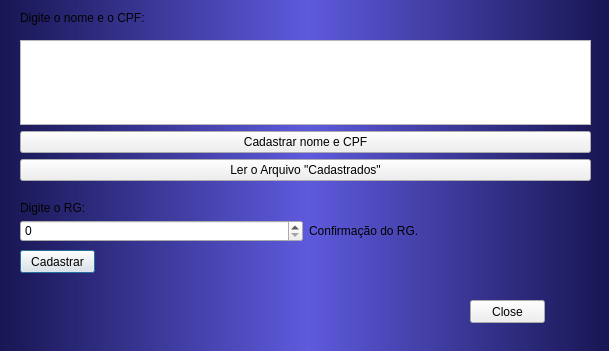
<?xml version="1.0" encoding="UTF-8"?>
<ui version="4.0">
 <class>Cadastro</class>
 <widget class="QDialog" name="Cadastro">
  <property name="geometry">
   <rect>
    <x>0</x>
    <y>0</y>
    <width>609</width>
    <height>351</height>
   </rect>
  </property>
  <property name="windowTitle">
   <string>Dialog</string>
  </property>
  <property name="styleSheet">
   <string notr="true">#Cadastro{background-color:qlineargradient(spread:pad, x1:0, y1:0, x2:1, y2:0, stop:0 rgba(24, 22, 83, 255), stop:0.505682 rgba(94, 90, 221, 255), stop:1 rgba(24, 22, 83, 255))}

QLabel{color:&quot;white&quot;;}

QMessageBox QLabel {
    color:&quot;black&quot;;
}</string>
  </property>
  <widget class="QLabel" name="label">
   <property name="geometry">
    <rect>
     <x>20</x>
     <y>10</y>
     <width>291</width>
     <height>16</height>
    </rect>
   </property>
   <property name="text">
    <string>Digite o nome e o CPF:</string>
   </property>
  </widget>
  <widget class="QLabel" name="label_2">
   <property name="geometry">
    <rect>
     <x>20</x>
     <y>200</y>
     <width>91</width>
     <height>16</height>
    </rect>
   </property>
   <property name="text">
    <string>Digite o RG:</string>
   </property>
  </widget>
  <widget class="QPushButton" name="FilaCirc">
   <property name="geometry">
    <rect>
     <x>20</x>
     <y>250</y>
     <width>75</width>
     <height>23</height>
    </rect>
   </property>
   <property name="text">
    <string>Cadastrar</string>
   </property>
  </widget>
  <widget class="QPushButton" name="SairCadastro">
   <property name="geometry">
    <rect>
     <x>470</x>
     <y>300</y>
     <width>75</width>
     <height>23</height>
    </rect>
   </property>
   <property name="text">
    <string>Close</string>
   </property>
  </widget>
  <widget class="QWidget" name="">
   <property name="geometry">
    <rect>
     <x>20</x>
     <y>40</y>
     <width>571</width>
     <height>141</height>
    </rect>
   </property>
   <layout class="QVBoxLayout" name="verticalLayout">
    <item>
     <widget class="QPlainTextEdit" name="plainTextEdit"/>
    </item>
    <item>
     <widget class="QPushButton" name="pushButton_2">
      <property name="text">
       <string>Cadastrar nome e CPF</string>
      </property>
     </widget>
    </item>
    <item>
     <widget class="QPushButton" name="pushButton_3">
      <property name="text">
       <string>Ler o Arquivo &quot;Cadastrados&quot;</string>
      </property>
     </widget>
    </item>
   </layout>
  </widget>
  <widget class="QWidget" name="">
   <property name="geometry">
    <rect>
     <x>20</x>
     <y>220</y>
     <width>571</width>
     <height>22</height>
    </rect>
   </property>
   <layout class="QHBoxLayout" name="horizontalLayout">
    <item>
     <widget class="QSpinBox" name="RG">
      <property name="maximum">
       <number>999999999</number>
      </property>
     </widget>
    </item>
    <item>
     <widget class="QLabel" name="resultado">
      <property name="text">
       <string>Confirmação do RG.</string>
      </property>
     </widget>
    </item>
   </layout>
  </widget>
 </widget>
 <resources/>
 <connections>
  <connection>
   <sender>SairCadastro</sender>
   <signal>clicked()</signal>
   <receiver>Cadastro</receiver>
   <slot>close()</slot>
   <hints>
    <hint type="sourcelabel">
     <x>501</x>
     <y>322</y>
    </hint>
    <hint type="destinationlabel">
     <x>512</x>
     <y>371</y>
    </hint>
   </hints>
  </connection>
 </connections>
</ui>
